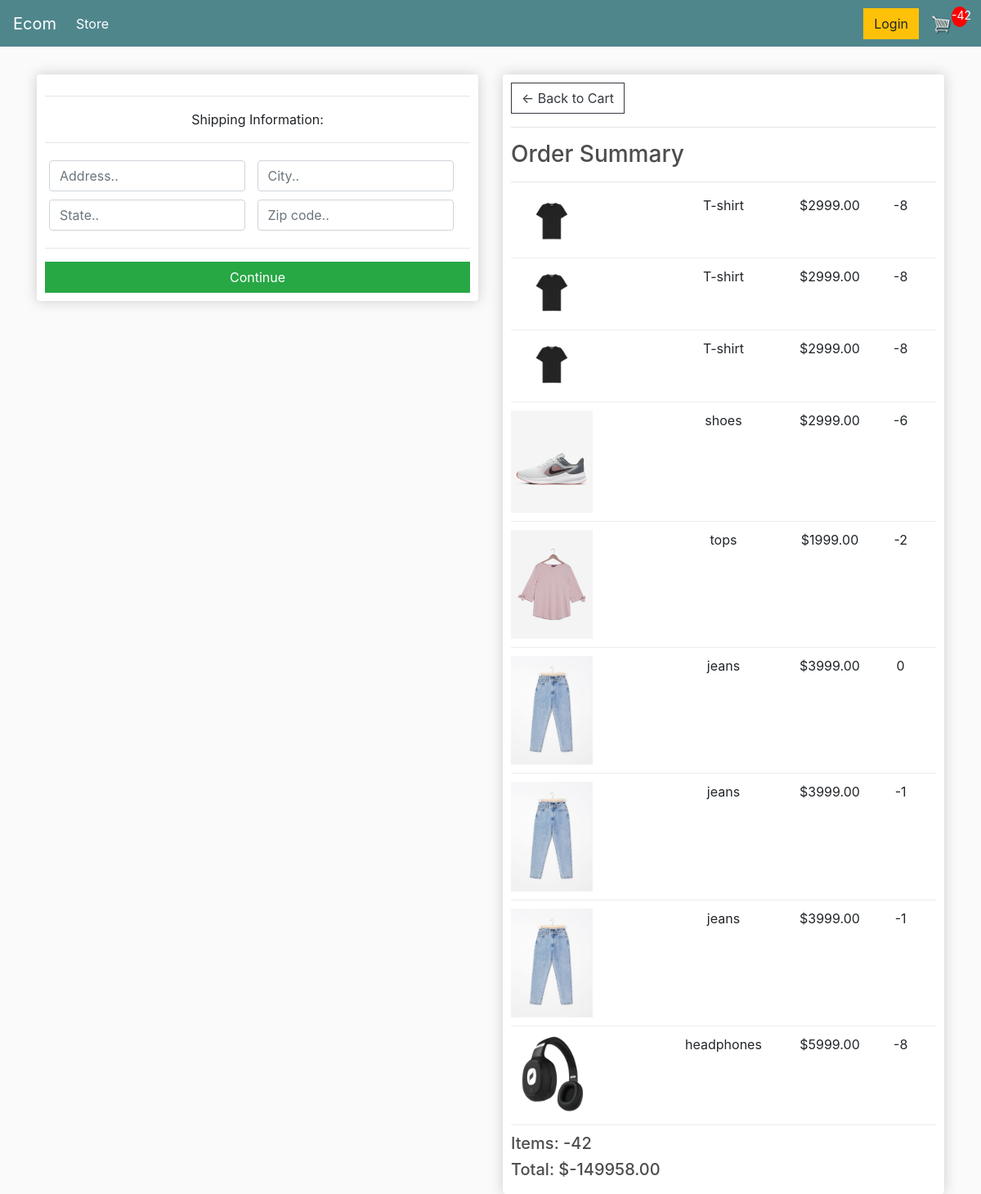
Screenshot of /checkout/ (signed in) with the database file from the repository.
### store/models.py (models this page shows, shortened)
class OrderItem(models.Model):
    product = models.ForeignKey(Product, on_delete=models.SET_NULL, null=True, blank=True)
    order = models.ForeignKey(Order, on_delete=models.SET_NULL, null=True, blank=True)
    quantity = models.IntegerField(default=0, null=True, blank=True)
    date_added = models.DateTimeField(auto_now_add=True)
    @property
    def get_total(self):
        total = self.product.price * self.quantity
        return total

class Product(models.Model):
    name = models.CharField(max_length=200, null=True)
    price = models.DecimalField(max_digits=7, decimal_places=2)
    digital = models.BooleanField(default=False, null=True, blank=False)
    image = models.ImageField(null=True, blank=True)
    @property
    def imageURL(self):
        try:
            url = self.image.url
        except:
            url = ''
        return url

class Order(models.Model):
    customer = models.ForeignKey(Customer, on_delete=models.SET_NULL, null=True, blank=True)
    date_ordered = models.DateTimeField(auto_now_add=True)
    complete = models.BooleanField(default=False, null=True, blank=False)
    transaction_id = models.CharField(max_length=200, null=True)
    @property
    def shipping(self):
        shipping = False
        orderitems = self.orderitem_set.all()
        for i in orderitems:
            if i.product.digital == False:
                shipping = True
        return shipping
    @property
    def get_cart_total(self):
        orderitems= self.orderitem_set.all()
        total = sum([item.get_total for item in orderitems])
        return total
    @property
    def get_cart_items(self):
        orderitems = self.orderitem_set.all()
        total = sum([item.quantity for item in orderitems])
        return total

### store/views.py (the view)
# urls.py: path('checkout/', views.checkout, name="checkout"),
def checkout(request):
     if request.user.is_authenticated:
          customer = request.user.customer
          order, created = Order.objects.get_or_create(customer=customer, complete=False)
          items = order.orderitem_set.all()
          cartItems = order.get_cart_items
     else:
          order = {'get_cart_total':0, 'get_cart_items':0,'shipping':False}
          cartItems = order['get_cart_items']
          items = []
     context = {'items': items, 'order':order,'cartItems':cartItems}
     return render(request, 'checkout.html', context)

### store/templates/checkout.html (shortened to what this page needs)
{% extends 'main.html' %}
{% load static %}
{% block content %}
<div class="row">
	<div class="col-lg-6">
		<div class="box-element" id="form-wrapper">
            <form id="form">
                <div id="shipping-info">
                    <hr>
                    <p>Shipping Information:</p>
                    <hr>
                    <div class="form-field">
                        <input class="form-control" type="text" name="address" placeholder="Address..">
                    </div>
                    <div class="form-field">
                        <input class="form-control" type="text" name="city" placeholder="City..">
                    </div>
                    <div class="form-field">
                        <input class="form-control" type="text" name="state" placeholder="State..">
                    </div>
                    <div class="form-field">
                        <input class="form-control" type="text" name="zipcode" placeholder="Zip code..">
                    </div>
                </div>
                <hr>
                <input id="form-button" class="btn btn-success btn-block" type="submit" value="Continue">
            </form>
		</div>
        <br>
	</div>
	<div class="col-lg-6">
		<div class="box-element">
            <a  class="btn btn-outline-dark" href="{% url 'cart' %}">&#x2190; Back to Cart</a>
            <hr>
            <h3>Order Summary</h3>
            <hr>
            {% for item in items %}
            <div class="cart-row">
                <div style="flex:2"><img class="row-image" src="{{item.product.imageURL}}"></div>
                <div style="flex:2"><p>{{item.product.name}}</p></div>
                <div style="flex:1"><p>${{item.product.price|floatformat:2}}</p></div>
                <div style="flex:1"><p>{{item.quantity}}</p></div>
            </div>
            {% endfor %}
            <h5>Items:   {{order.get_cart_items}}</h5>
            <h5>Total:   ${{order.get_cart_total|floatformat:2}}</h5>
        </div>
	</div>
</div>
{% endblock content %}

### static/css/main.css (style rules this page uses)
body { background-color: hsl(0, 0%, 98%); }
h1,h2,h3,h4,h5,h6 { color:hsl(0, 0%, 30%); }
.box-element { box-shadow:hsl(0, 0%, 80%) 0 0 16px; background-color: #fff; border-radius: 4px; padding: 10px; }
.col-lg-4, .col-lg-6, .col-lg-8, .col-lg-12 { margin-top: 10px; }
.btn { border-radius: 0; }
.row-image { width: 100px; }
.form-field { width:250px; display: inline-block; padding: 5px; }
.cart-row { display: flex; align-items: flex-stretch; padding-bottom: 10px; margin-bottom: 10px; border-bottom: 1px solid #ececec; }
p { text-align: center; }

### rows the page displays
OrderItem: product.imageURL (picture), product.name "T-shirt", product.price "2999.00", quantity "-8"
OrderItem: product.imageURL (picture), product.name "T-shirt", product.price "2999.00", quantity "-8"
OrderItem: product.imageURL (picture), product.name "T-shirt", product.price "2999.00", quantity "-8"
OrderItem: product.imageURL (picture), product.name "shoes", product.price "2999.00", quantity "-6"
OrderItem: product.imageURL (picture), product.name "tops", product.price "1999.00", quantity "-2"
OrderItem: product.imageURL (picture), product.name "jeans", product.price "3999.00", quantity "0"
OrderItem: product.imageURL (picture), product.name "jeans", product.price "3999.00", quantity "-1"
OrderItem: product.imageURL (picture), product.name "jeans", product.price "3999.00", quantity "-1"
OrderItem: product.imageURL (picture), product.name "headphones", product.price "5999.00", quantity "-8"
Order: get_cart_items "-42", get_cart_total "-149958.00"

### other values shown
{{ cartItems }} "-42"
